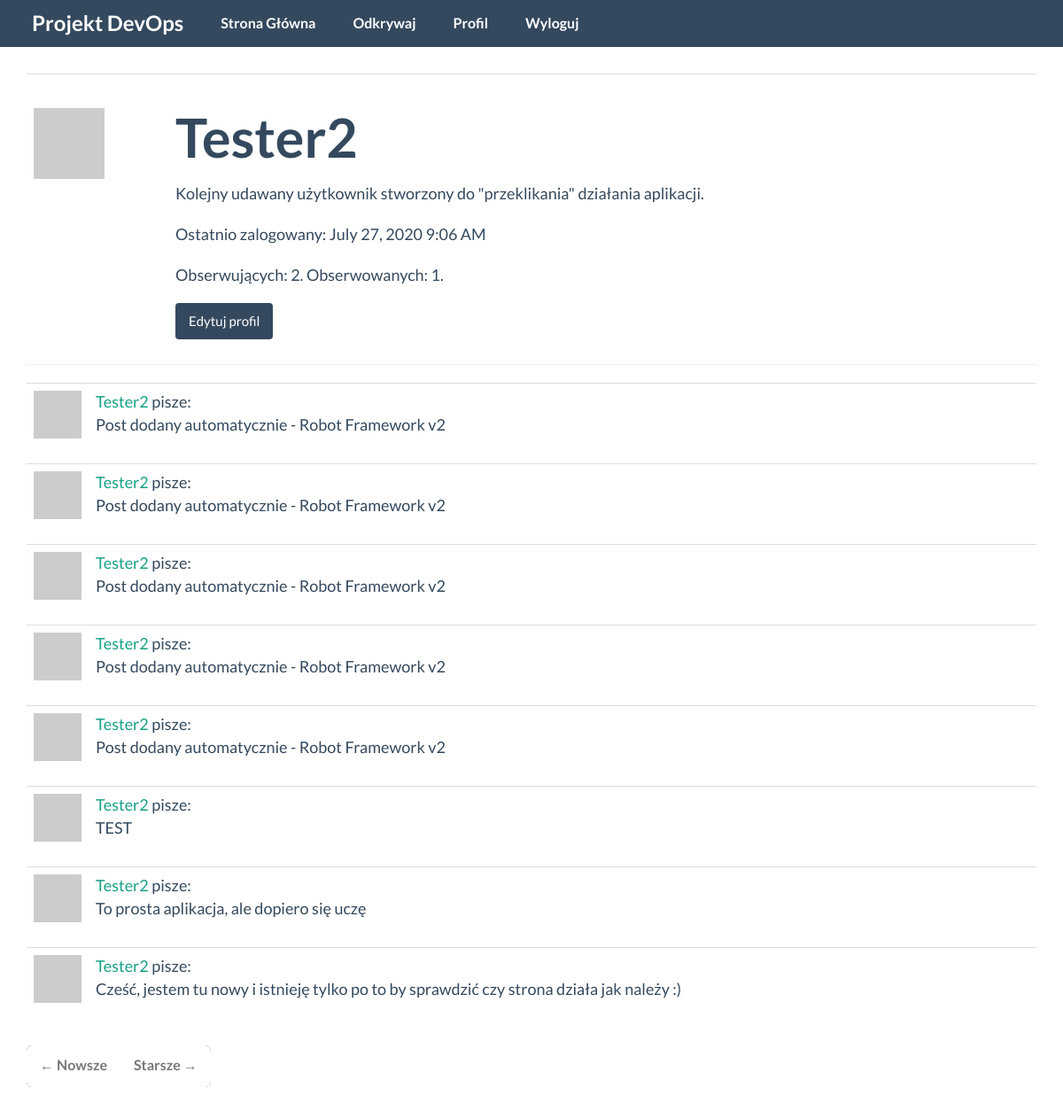
The page /user/Tester2 (signed in) on the database as committed earlier.
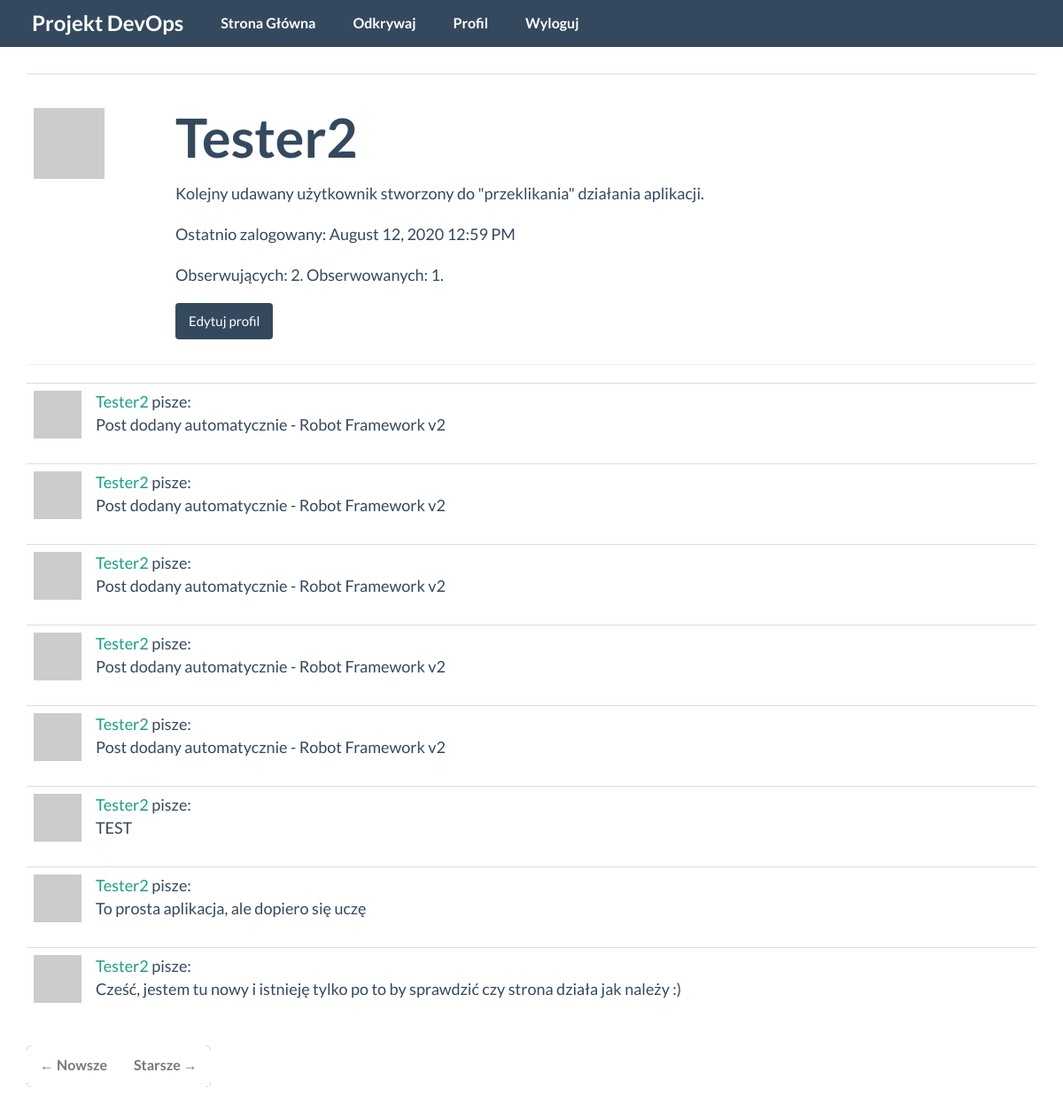
The same page on the database as committed later.
### hello_world/models.py (models this page shows, shortened)
class User(UserMixin, db.Model):
    id = db.Column(db.Integer, primary_key=True)
    username = db.Column(db.String(64), index=True, unique=True)
    email = db.Column(db.String(120), index=True, unique=True)
    password_hash = db.Column(db.String(128))
    posts = db.relationship('Post', backref='author', lazy='dynamic')
    aboutme = db.Column(db.String(140))
    last_seen = db.Column(db.DateTime, default=datetime.utcnow)
    followed = db.relationship(
        'User', secondary=followers,
        primaryjoin=(followers.c.follower_id == id),
        secondaryjoin=(followers.c.followed_id == id),
        backref=db.backref('followers', lazy='dynamic'), lazy='dynamic')
    def avatar(self, size):
        digest = md5(self.email.lower().encode('utf-8')).hexdigest()
        return 'https://www.gravatar.com/avatar/{}?d=identicon&s={}'.format(
            digest, size)

### hello_world/views.py (the view)
@app.route('/user/<username>')
@login_required
def user(username):
    user = User.query.filter_by(username=username).first_or_404()
    page = request.args.get('page', 1, type=int)
    posts = user.posts.order_by(Post.timestamp.desc()).paginate(
        page, app.config['POST_PER_PAGE'], False)
    next_url = url_for('user', username=user.username, page=posts.next_num) \
        if posts.has_next else None
    prev_url = url_for('user', username=user.username, page=posts.prev_num) \
        if posts.has_prev else None
    form = EmptyForm()
    return render_template('user.html', title="Profil", user=user,
                           posts=posts.items, next_url=next_url,
                           prev_url=prev_url, form=form)

### hello_world/forms.py
class EmptyForm(FlaskForm):
    submit = SubmitField('Submit')

### hello_world/models.py (called while the page is built)
@login.user_loader
def load_user(id):
    return User.query.get(int(id))

### hello_world/views.py (called while the page is built)
@app.before_request
def before_request():
    if current_user.is_authenticated:
        current_user.last_seen = datetime.utcnow()
        db.session.commit()

### hello_world/templates/user.html (shortened to what this page needs)
{% extends "base.html" %}
{% block app_content %}
    <table class="table table-hover">
      <tr>
          <td width="160px"><img class="profil "src="{{ user.avatar(128) }}"></td>
        <td>
          <h1>{{ user.username }}</h1>
          {% if user.aboutme %}<p>{{ user.aboutme }}</p>{% endif %}
          {% if user.last_seen %}
          <p>Ostatnio zalogowany: {{ moment(user.last_seen).format('LLL') }}</p>
          {% endif %}
          <p>Obserwujących: {{ user.followers.count() }}. Obserwowanych: {{ user.followed.count() }}.</p>
          {% if user == current_user %}
            <form action="{{ url_for('edit_button', username=user.username) }}" method="post">
              {{ form.submit(value='Edytuj profil', class_='btn btn-default') }}
           </form>
          {% endif %}
        </td>
      </tr>
    </table>
    <hr>
    {% for post in posts %}
      {% include '_post.html' %}
    {% endfor %}
    <nav aria-label="...">
    <ul class="pager">
        <li class="previous{% if not prev_url %} disabled{% endif %}">
            <a href="{{ prev_url or '#' }}">
                <span aria-hidden="true">&larr;</span> Nowsze
            </a>
        </li>
        <li class="next{% if not next_url %} disabled{% endif %}">
            <a href="{{ next_url or '#' }}">
                Starsze <span aria-hidden="true">&rarr;</span>
            </a>
        </li>
    </ul>
    </nav>
{% endblock %}

Rows that differ between the two databases and show on the page:
changed User "Tester2": last_seen "July 27, 2020 9:06 AM" → "August 12, 2020 12:59 PM"
